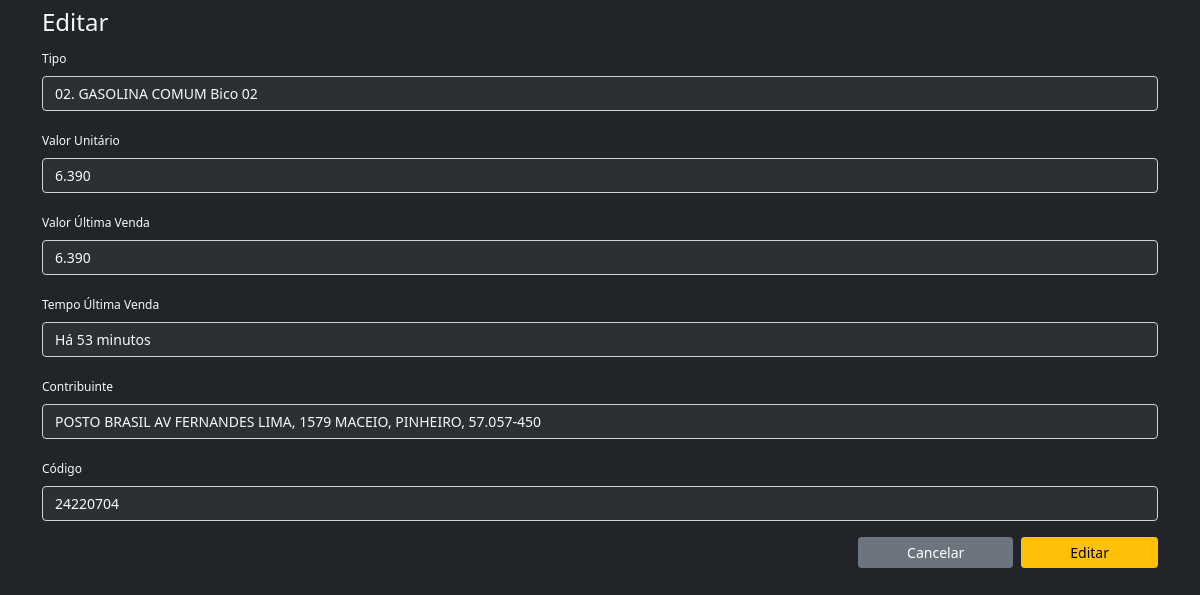
Page /edit/46/?previous_link=/ on the committed database.
### gasolina_comum/models.py (models this page shows, shortened)
class GasolinaComum(models.Model):
    tipo = models.CharField(max_length=100)
    valor_unitario = models.DecimalField(max_digits=5, decimal_places=3)
    valor_ultima_venda = models.DecimalField(max_digits=5, decimal_places=3)
    tempo_ultima_venda = models.CharField(max_length=50)
    contribuinte = models.CharField(max_length=200)
    codigo = models.PositiveIntegerField()
    raspagem = models.BooleanField(default=False)
    class Meta:
        verbose_name_plural = 'Gasolina Comum'

### gasolina_comum/views.py (the view)
# urls.py: path('edit/<int:pk>/', views.edit, name='edit'),
def edit(request, pk):
    previous_link = request.GET.get('previous_link', '/')
    item = get_object_or_404(models.GasolinaComum, pk=pk)
    if request.method == 'GET':
        edit_form = forms.GasolinaComumForm(instance=item)
        context = {
            'edit_form': edit_form,
            'previous_link_value': previous_link,
        }
        return render(request, 'gasolina_comum/edit.html', context)
    elif request.method == 'POST':
        edit_form = forms.GasolinaComumForm(request.POST, instance=item)
        if edit_form.is_valid():
            edit_form.save()
        return redirect(previous_link)

### gasolina_comum/forms.py
class GasolinaComumForm(forms.ModelForm):
    class Meta:
        model = models.GasolinaComum
        exclude = ('raspagem',)
        widgets = {
            'tipo': forms.TextInput(attrs={'type': 'text', 'class': 'form-control text-light font-size-md custom-input', 'id': 'tipo-input'}),
            'valor_unitario': forms.TextInput(attrs={'type': 'number', 'class': 'form-control text-light font-size-md custom-input', 'id': 'valor-unitario-input', 'step': '0.001'}),
            'valor_ultima_venda': forms.TextInput(attrs={'type': 'number', 'class': 'form-control text-light font-size-md custom-input', 'id': 'valor-ultima-venda-input', 'step': '0.001'}),
            'tempo_ultima_venda': forms.TextInput(attrs={'type': 'text', 'class': 'form-control text-light font-size-md custom-input', 'id': 'tempo-ultima-venda-input'}),
            'contribuinte': forms.TextInput(attrs={'type': 'text', 'class': 'form-control text-light font-size-md custom-input', 'id': 'contribuinte-input'}),
            'codigo': forms.TextInput(attrs={'type': 'number', 'class': 'form-control text-light font-size-md custom-input', 'id': 'codigo-input'}),
        }

### gasolina_comum/templates/gasolina_comum/edit.html (shortened to what this page needs)
{% extends 'gasolina_comum/base.html' %}
{% block content %}
<section>
    <div class="container d-flex justify-content-between aling-items-center mt-2">
        <h4 class="text-light">Editar</h4>
    </div>
</section>
<section>
    <div class="container">
        <form method="POST">
            <div class="mb-3">
                <label for="tipo-input" class="form-label text-light font-size-sm">Tipo</label>
                {{ edit_form.tipo }}
            </div>
            <div class="mb-3">
                <label for="valor-unitario-input" class="form-label text-light font-size-sm">Valor Unitário</label>
                {{ edit_form.valor_unitario }}
            </div>
            <div class="mb-3">
                <label for="valor-ultima-venda-input" class="form-label text-light font-size-sm">Valor Última Venda</label>
                {{ edit_form.valor_ultima_venda }}
            </div>
            <div class="mb-3">
                <label for="tempo-ultima-venda-input" class="form-label text-light font-size-sm">Tempo Última Venda</label>
                {{ edit_form.tempo_ultima_venda }}
            </div>
            <div class="mb-3">
                <label for="contribuinte-input" class="form-label text-light font-size-sm">Contribuinte</label>
                {{ edit_form.contribuinte }}
            </div>
            <div class="mb-3">
                <label for="codigo-input" class="form-label text-light font-size-sm">Código</label>
                {{ edit_form.codigo }}
            </div>
            <div class="d-flex justify-content-end align-items-center">
                <a href="{{ previous_link_value }}">
                    <button type="button" class="btn btn-secondary btn-sm px-5 me-2 shadow-none">Cancelar</button>
                </a>
                <button type="submit" class="btn btn-warning btn-sm px-5 shadow-none">Editar</button>
            </div>
        </form>
    </div>
</section>
{% endblock %}

### gasolina_comum/static/gasolina_comum/css/styles.css (style rules this page uses)
.font-size-sm { font-size: 12px; }
.font-size-md { font-size: 14px; }
.custom-input { background-color: rgb(44, 48, 52); }

### rows in the picture
GasolinaComum: tipo "02. GASOLINA COMUM Bico 02", valor_unitario "6.390", valor_ultima_venda "6.390", tempo_ultima_venda "Há 53 minutos", contribuinte "POSTO BRASIL AV FERNANDES LIMA, 1579 MACEIO, PINHEIRO, 57.057-450", codigo "24220704"
